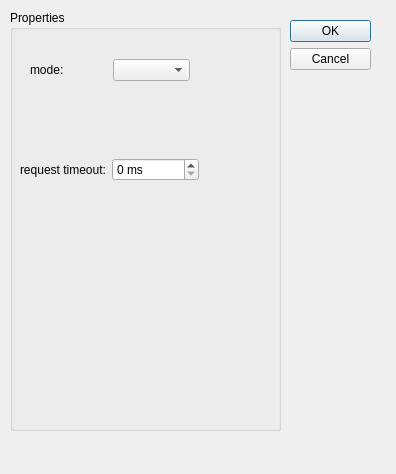
<?xml version="1.0" encoding="UTF-8"?>
<ui version="4.0">
 <class>dialogQuantumComposer</class>
 <widget class="QDialog" name="dialogQuantumComposer">
  <property name="geometry">
   <rect>
    <x>0</x>
    <y>0</y>
    <width>396</width>
    <height>474</height>
   </rect>
  </property>
  <property name="windowTitle">
   <string>Dialog</string>
  </property>
  <widget class="QDialogButtonBox" name="buttonBox">
   <property name="geometry">
    <rect>
     <x>290</x>
     <y>20</y>
     <width>81</width>
     <height>241</height>
    </rect>
   </property>
   <property name="orientation">
    <enum>Qt::Vertical</enum>
   </property>
   <property name="standardButtons">
    <set>QDialogButtonBox::Cancel|QDialogButtonBox::Ok</set>
   </property>
  </widget>
  <widget class="QGroupBox" name="groupBoxSettings">
   <property name="geometry">
    <rect>
     <x>10</x>
     <y>10</y>
     <width>271</width>
     <height>421</height>
    </rect>
   </property>
   <property name="title">
    <string>Properties</string>
   </property>
   <widget class="QWidget" name="horizontalLayoutWidget">
    <property name="geometry">
     <rect>
      <x>20</x>
      <y>20</y>
      <width>160</width>
      <height>80</height>
     </rect>
    </property>
    <layout class="QHBoxLayout" name="horizontalLayout">
     <item>
      <widget class="QLabel" name="label">
       <property name="text">
        <string>mode:</string>
       </property>
      </widget>
     </item>
     <item>
      <widget class="QComboBox" name="comboBoxMode"/>
     </item>
    </layout>
   </widget>
   <widget class="QWidget" name="horizontalLayoutWidget_2">
    <property name="geometry">
     <rect>
      <x>10</x>
      <y>120</y>
      <width>179</width>
      <height>80</height>
     </rect>
    </property>
    <layout class="QHBoxLayout" name="horizontalLayout_2">
     <item>
      <widget class="QLabel" name="label_2">
       <property name="text">
        <string>request timeout:</string>
       </property>
      </widget>
     </item>
     <item>
      <widget class="QSpinBox" name="spinBoxTimeout">
       <property name="suffix">
        <string> ms</string>
       </property>
       <property name="maximum">
        <number>999999999</number>
       </property>
      </widget>
     </item>
    </layout>
   </widget>
  </widget>
 </widget>
 <resources/>
 <connections>
  <connection>
   <sender>buttonBox</sender>
   <signal>accepted()</signal>
   <receiver>dialogQuantumComposer</receiver>
   <slot>accept()</slot>
   <hints>
    <hint type="sourcelabel">
     <x>248</x>
     <y>254</y>
    </hint>
    <hint type="destinationlabel">
     <x>157</x>
     <y>274</y>
    </hint>
   </hints>
  </connection>
  <connection>
   <sender>buttonBox</sender>
   <signal>rejected()</signal>
   <receiver>dialogQuantumComposer</receiver>
   <slot>reject()</slot>
   <hints>
    <hint type="sourcelabel">
     <x>316</x>
     <y>260</y>
    </hint>
    <hint type="destinationlabel">
     <x>286</x>
     <y>274</y>
    </hint>
   </hints>
  </connection>
 </connections>
</ui>
